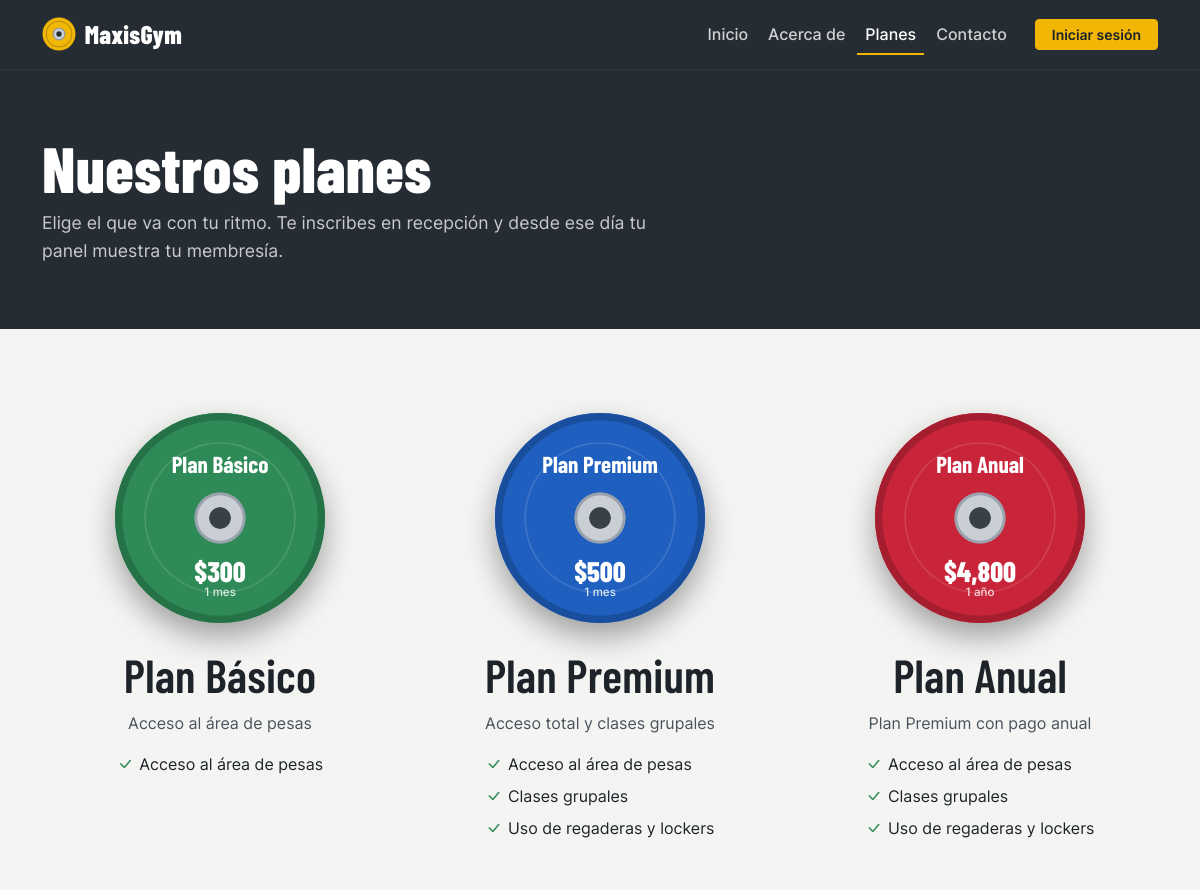
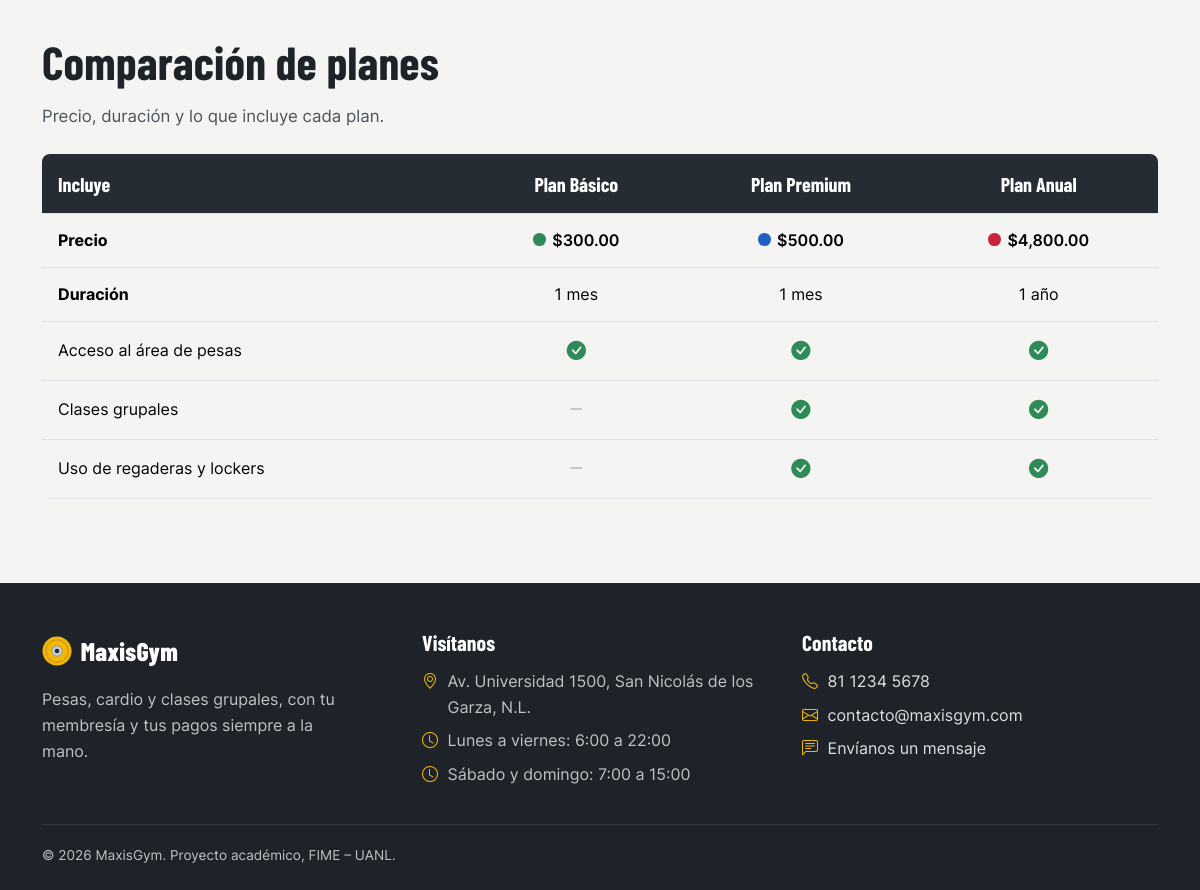
Page /planes.php on the committed database (2 pictures, top to bottom).
### tables this page shows
CREATE TABLE planes (
    id            BIGINT UNSIGNED AUTO_INCREMENT PRIMARY KEY,
    nombre_plan   VARCHAR(60)   NOT NULL UNIQUE,
    precio        DECIMAL(10,2) NOT NULL,
    duracion_dias SMALLINT UNSIGNED NOT NULL,             
    descripcion   VARCHAR(255)  NULL,
    activo        BOOLEAN       NOT NULL DEFAULT TRUE,
    created_at    TIMESTAMP     NULL,
    updated_at    TIMESTAMP     NULL,
    CONSTRAINT chk_planes_precio   CHECK (precio >= 0),
    CONSTRAINT chk_planes_duracion CHECK (duracion_dias > 0)
);

CREATE TABLE plan_beneficio (
    plan_id      BIGINT UNSIGNED NOT NULL,
    beneficio_id BIGINT UNSIGNED NOT NULL,
    PRIMARY KEY (plan_id, beneficio_id),
    CONSTRAINT fk_pb_plan      FOREIGN KEY (plan_id)      REFERENCES planes(id)     ON DELETE CASCADE,
    CONSTRAINT fk_pb_beneficio FOREIGN KEY (beneficio_id) REFERENCES beneficios(id) ON DELETE CASCADE
);

CREATE TABLE beneficios (
    id          BIGINT UNSIGNED AUTO_INCREMENT PRIMARY KEY,
    descripcion VARCHAR(120) NOT NULL UNIQUE,
    created_at  TIMESTAMP    NULL,
    updated_at  TIMESTAMP    NULL
);

### app/helpers.php (called while the page is built, shortened)
<?php
function e($texto): string
{
    return htmlspecialchars((string) $texto, ENT_QUOTES, 'UTF-8');
}
function base_url(): string
{
    static $base = null;
    if ($base !== null) {
        return $base;
    }
    $relativa = '';
    return $base = rtrim(str_replace('\\', '/', $relativa), '/');
}
function url(string $ruta = ''): string
{
    return base_url() . '/' . ltrim($ruta, '/');
}
function asset(string $ruta): string
{
    $archivo = ROOT_PATH . '/assets/' . ltrim($ruta, '/');
    $version = is_file($archivo) ? filemtime($archivo) : 1;
    return url('assets/' . ltrim($ruta, '/')) . '?v=' . $version;
}
function dinero($monto): string
{
    return '$' . number_format((float) $monto, 2);
}

### app/db.php (called while the page is built, shortened)
<?php
function db(): PDO
{
    static $pdo = null;
    if ($pdo === null) {
        $c = config('db');
        $dsn = sprintf(
            'mysql:host=%s;port=%d;dbname=%s;charset=utf8mb4',
            $c['host'], $c['port'], $c['database']
        );
        try {
            $pdo = new PDO($dsn, $c['username'], $c['password'], [
                PDO::ATTR_ERRMODE            => PDO::ERRMODE_EXCEPTION,
                PDO::ATTR_DEFAULT_FETCH_MODE => PDO::FETCH_ASSOC,
                PDO::ATTR_EMULATE_PREPARES   => false,
            ]);
        } catch (PDOException $ex) {
            http_response_code(500);
            $detalle = config('debug') ? '<br><small>' . e($ex->getMessage()) . '</small>' : '';
            exit('No se pudo conectar a la base de datos. Revisa que MySQL esté encendido '
                . 'y que exista la base "' . e($c['database']) . '".' . $detalle);
        }
        $pdo->exec("SET time_zone = '" . date('P') . "'");
    }
    return $pdo;
}
function consulta(string $sql, array $params = []): PDOStatement
{
    $stmt = db()->prepare($sql);
    $stmt->execute($params);
    return $stmt;
}
function filas(string $sql, array $params = []): array
{
    return consulta($sql, $params)->fetchAll();
}

### app/bootstrap.php (called while the page is built, shortened)
<?php
require ROOT_PATH . '/app/helpers.php';
require ROOT_PATH . '/app/db.php';
function config(string $clave, $porDefecto = null)
{
    $valor = $GLOBALS['config'];
    foreach (explode('.', $clave) as $parte) {
        $valor = $valor[$parte];
    }
    return $valor;
}

### planes.php (the view, shortened to what this page needs)
<?php
require __DIR__ . '/app/bootstrap.php';
require ROOT_PATH . '/app/planes.php';
$planes = planes_activos();
$beneficios = beneficios_de_planes_activos();
$incluye = [];
foreach ($planes as $plan) {
    foreach ($plan['beneficios'] as $b) {
        $incluye[$plan['id']][$b['id']] = true;
    }
}
$activo = 'planes';
require ROOT_PATH . '/app/vistas/publico_inicio.php';
?>
<section class="encabezado-pagina">
    <div class="container">
        <h1>Nuestros planes</h1>
        <p>Elige el que va con tu ritmo. Te inscribes en recepción y desde ese día tu panel muestra tu membresía.</p>
    </div>
</section>
<section class="seccion">
    <div class="container">
        <?php if (!$planes): ?>
            <p class="seccion-intro">Por el momento no hay planes publicados. Pregunta en recepción.</p>
        <?php else: ?>
            <div class="row gy-5 justify-content-center">
                <?php foreach ($planes as $plan): ?>
                    <article class="col-sm-6 col-lg-<?= count($planes) >= 4 ? 3 : 4 ?> plan">
                        <?= disco_html($plan) ?>
                        <div class="plan-detalle">
                            <h2 class="h3 mb-2"><?= e($plan['nombre_plan']) ?></h2>
                            <?php if ($plan['descripcion']): ?>
                                <p><?= e($plan['descripcion']) ?></p>
                            <?php endif; ?>
                            <?php if ($plan['beneficios']): ?>
                                <ul class="plan-beneficios">
                                    <?php foreach ($plan['beneficios'] as $b): ?>
                                        <li><i class="bi bi-check-lg" aria-hidden="true"></i><?= e($b['descripcion']) ?></li>
                                    <?php endforeach; ?>
                                </ul>
                            <?php endif; ?>
                        </div>
                    </article>
                <?php endforeach; ?>
            </div>
        <?php endif; ?>
    </div>
</section>
<?php if ($planes && $beneficios): ?>
<section class="seccion pt-0">
    <div class="container">
        <h2>Comparación de planes</h2>
        <p class="seccion-intro mb-4">Precio, duración y lo que incluye cada plan.</p>
        <div class="table-responsive">
            <table class="table tabla-comparativa mb-0">
                <thead>
                    <tr>
                        <th scope="col">Incluye</th>
                        <?php foreach ($planes as $plan): ?>
                            <th scope="col" class="text-center"><?= e($plan['nombre_plan']) ?></th>
                        <?php endforeach; ?>
                    </tr>
                </thead>
                <tbody>
                    <tr>
                        <th scope="row">Precio</th>
                        <?php foreach ($planes as $plan): ?>
                            <td class="text-center fw-semibold">
                                <span class="marca-plan disco-<?= e($plan['color']) ?>" aria-hidden="true"></span><?= e(dinero($plan['precio'])) ?>
                            </td>
                        <?php endforeach; ?>
                    </tr>
                    <tr>
                        <th scope="row">Duración</th>
                        <?php foreach ($planes as $plan): ?>
                            <td class="text-center"><?= e(duracion_texto((int) $plan['duracion_dias'])) ?></td>
                        <?php endforeach; ?>
                    </tr>
                    <?php foreach ($beneficios as $b): ?>
                        <tr>
                            <th scope="row" class="fw-normal"><?= e($b['descripcion']) ?></th>
                            <?php foreach ($planes as $plan): ?>
                                <?php if (!empty($incluye[$plan['id']][$b['id']])): ?>
                                    <td class="text-center si"><i class="bi bi-check-circle-fill" aria-hidden="true"></i><span class="visually-hidden">Sí</span></td>
                                <?php else: ?>
                                    <td class="text-center no"><i class="bi bi-dash-lg" aria-hidden="true"></i><span class="visually-hidden">No</span></td>
                                <?php endif; ?>
                            <?php endforeach; ?>
                        </tr>
                    <?php endforeach; ?>
                </tbody>
            </table>
        </div>
    </div>
</section>
<?php endif; ?>
<?php require ROOT_PATH . '/app/vistas/publico_fin.php'; ?>

### app/vistas/publico_inicio.php (shortened to what this page needs)
<?php
$activo = $activo ?? '';
$menu = [
    'inicio'   => ['Inicio', 'index.php'],
    'acerca'   => ['Acerca de', 'acerca.php'],
    'planes'   => ['Planes', 'planes.php'],
    'contacto' => ['Contacto', 'contacto.php'],
];
?>
<!doctype html>
<html lang="es">
<head>
    <link rel="stylesheet" href="<?= asset('vendor/bootstrap/bootstrap.min.css') ?>">
    <link rel="stylesheet" href="<?= asset('vendor/bootstrap-icons/bootstrap-icons.min.css') ?>">
    <link rel="stylesheet" href="<?= asset('css/fonts.css') ?>">
    <link rel="stylesheet" href="<?= asset('css/app.css') ?>">
</head>
<body class="sitio">
<header class="barra">
    <nav class="navbar navbar-expand-lg navbar-dark" aria-label="Menú principal">
      <div class="container">
        <a class="marca" href="<?= url('index.php') ?>">
            <img src="<?= asset('img/logo.svg') ?>" alt="" width="34" height="34">
            <span>MaxisGym</span>
        </a>
        <div class="collapse navbar-collapse" id="menu">
            <ul class="navbar-nav ms-auto align-items-lg-center gap-lg-1">
                <?php foreach ($menu as $clave => [$texto, $ruta]): ?>
                    <li class="nav-item">
                        <a class="nav-link<?= $activo === $clave ? ' active' : '' ?>"
                           <?= $activo === $clave ? 'aria-current="page"' : '' ?>
                           href="<?= url($ruta) ?>"><?= e($texto) ?></a>
                    </li>
                <?php endforeach; ?>
                <li class="nav-item ms-lg-3 mt-2 mt-lg-0">
                    <a class="btn btn-seguridad btn-sm px-3" href="<?= url('login.php') ?>">Iniciar sesión</a>
                </li>
            </ul>
        </div>
      </div>
    </nav>
</header>
<main id="contenido">

### app/planes.php (shortened to what this page needs)
<?php
function planes_activos(): array
{
    $planes = filas(
        'SELECT id, nombre_plan, precio, duracion_dias, descripcion
           FROM planes
          WHERE activo = 1
          ORDER BY precio ASC, nombre_plan ASC'
    );
    $ids = array_column($planes, 'id');
    $marcas = implode(',', array_fill(0, count($ids), '?'));
    $beneficios = filas(
        "SELECT pb.plan_id, b.id, b.descripcion
           FROM plan_beneficio pb
           JOIN beneficios b ON b.id = pb.beneficio_id
          WHERE pb.plan_id IN ($marcas)
          ORDER BY b.descripcion",
        $ids
    );
    $porPlan = [];
    foreach ($beneficios as $b) {
        $porPlan[$b['plan_id']][] = $b;
    }
    $colores = colores_disco(count($planes));
    return $planes;
}
function beneficios_de_planes_activos(): array
{
    return filas(
        'SELECT DISTINCT b.id, b.descripcion
           FROM beneficios b
           JOIN plan_beneficio pb ON pb.beneficio_id = b.id
           JOIN planes p ON p.id = pb.plan_id AND p.activo = 1
          ORDER BY b.descripcion'
    );
}
function colores_disco(int $cantidad): array
{
    $discos = ['verde', 'amarillo', 'azul', 'rojo'];
    $lista = [];
    for ($i = 0; $i < $cantidad; $i++) {
        $lista[] = $discos[(int) round($i * (count($discos) - 1) / ($cantidad - 1))];
    }
    return $lista;
}
function duracion_texto(int $dias): string
{
    if ($dias === 365) {
        return '1 año';
    }
    if ($dias % 30 === 0 && $dias >= 30) {
        $meses = intdiv($dias, 30);
        return $meses === 1 ? '1 mes' : "$meses meses";
    }
    return $dias === 1 ? '1 día' : "$dias días";
}
function precio_corto($precio): string
{
    $p = (float) $precio;
    return '$' . (floor($p) == $p ? number_format($p, 0) : number_format($p, 2));
}
function disco_html(array $plan, string $enlace = ''): string
{
    $etiqueta = $enlace !== '' ? 'a' : 'div';
    $href = $enlace !== '' ? ' href="' . e($enlace) . '"' : '';
    $texto = $plan['nombre_plan'] . ': ' . precio_corto($plan['precio']) . ' por ' . duracion_texto((int) $plan['duracion_dias']);
    return '<' . $etiqueta . ' class="disco disco-' . e($plan['color']) . '"' . $href . ' aria-label="' . e($texto) . '">'
        . '<span class="disco-nombre">' . e($plan['nombre_plan']) . '</span>'
        . '<span class="disco-precio">' . e(precio_corto($plan['precio']))
        . '<small>' . e(duracion_texto((int) $plan['duracion_dias'])) . '</small></span>'
        . '</' . $etiqueta . '>';
}

### app/vistas/publico_fin.php (shortened to what this page needs)
<?php
$g = config('gimnasio');
?>
</main>
<footer class="pie">
    <div class="container">
        <div class="row gy-4">
            <div class="col-lg-4">
                <a class="marca mb-3" href="<?= url('index.php') ?>">
                    <img src="<?= asset('img/logo.svg') ?>" alt="" width="30" height="30">
                    <span>MaxisGym</span>
                </a>
                <p class="pie-texto">Pesas, cardio y clases grupales, con tu membresía y tus pagos siempre a la mano.</p>
            </div>
            <div class="col-sm-6 col-lg-4">
                <h2 class="pie-titulo">Visítanos</h2>
                <ul class="pie-lista">
                    <li><i class="bi bi-geo-alt" aria-hidden="true"></i><?= e($g['direccion']) ?></li>
                    <?php foreach ($g['horario'] as $linea): ?>
                        <li><i class="bi bi-clock" aria-hidden="true"></i><?= e($linea) ?></li>
                    <?php endforeach; ?>
                </ul>
            </div>
            <div class="col-sm-6 col-lg-4">
                <h2 class="pie-titulo">Contacto</h2>
                <ul class="pie-lista">
                    <li><i class="bi bi-telephone" aria-hidden="true"></i>
                        <a href="tel:<?= e(preg_replace('/\s+/', '', $g['telefono'])) ?>"><?= e($g['telefono']) ?></a></li>
                    <li><i class="bi bi-envelope" aria-hidden="true"></i>
                        <a href="mailto:<?= e($g['email']) ?>"><?= e($g['email']) ?></a></li>
                    <li><i class="bi bi-chat-left-text" aria-hidden="true"></i>
                        <a href="<?= url('contacto.php') ?>">Envíanos un mensaje</a></li>
                </ul>
            </div>
        </div>
        <p class="pie-legal">© <?= date('Y') ?> MaxisGym. Proyecto académico, FIME – UANL.</p>
    </div>
</footer>
</body>
</html>

### rows in the picture
planes: nombre_plan "Plan Básico", precio "$300", duracion_dias "1 mes", descripcion "Acceso al área de pesas", precio "$300.00"
plan_beneficio: beneficio.descripcion "Acceso al área de pesas"
planes: nombre_plan "Plan Premium", precio "$500", duracion_dias "1 mes", descripcion "Acceso total y clases grupales", precio "$500.00"
plan_beneficio: beneficio.descripcion "Acceso al área de pesas"
plan_beneficio: beneficio.descripcion "Clases grupales"
plan_beneficio: beneficio.descripcion "Uso de regaderas y lockers"
planes: nombre_plan "Plan Anual", precio "$4,800", duracion_dias "1 año", descripcion "Plan Premium con pago anual", precio "$4,800.00"
plan_beneficio: beneficio.descripcion "Acceso al área de pesas"
plan_beneficio: beneficio.descripcion "Clases grupales"
plan_beneficio: beneficio.descripcion "Uso de regaderas y lockers"
beneficios: descripcion "Acceso al área de pesas"
beneficios: descripcion "Clases grupales"
beneficios: descripcion "Uso de regaderas y lockers"

### other values in the picture
$texto "Inicio"
$texto "Acerca de"
$texto "Planes"
$texto "Contacto"
$g['direccion'] "Av. Universidad 1500, San Nicolás de los Garza, N.L."
$linea "Lunes a viernes: 6:00 a 22:00"
$linea "Sábado y domingo: 7:00 a 15:00"
$g['telefono'] "81 1234 5678"
$g['email'] "contacto@maxisgym.com"
